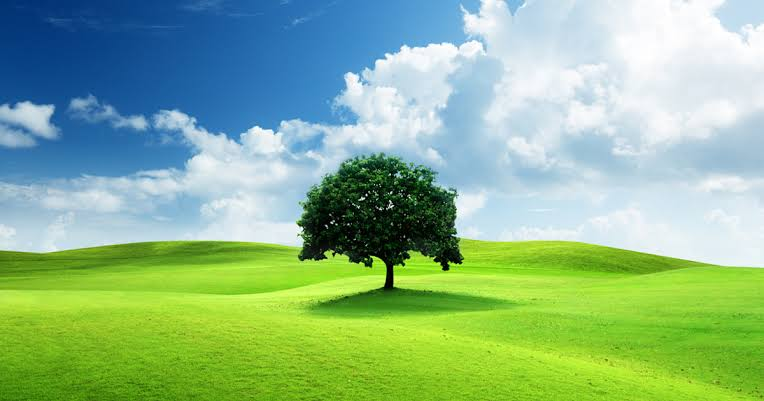
#> input picture Class/image.jpg, 764 x 401 px
$ jupyter execute 15-10-2026.ipynb
#> lines starting #> are read from the running program, lines starting #| are printed output that depends on the picture
[cell 1]
import cv2
import numpy as np
import matplotlib.pyplot as plt
from scipy.ndimage import convolve

[cell 2]
img = cv2.imread("image.jpg",cv2.IMREAD_GRAYSCALE)
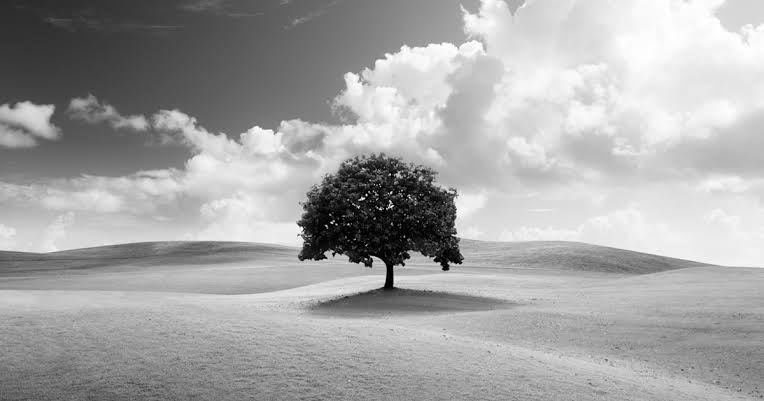
#> img: shape (401, 764); min 0, max 255, mean 165.6

[cell 3]
plt.figure(figsize=(6,4))
plt.imshow(img, cmap='gray')

[cell 4]
sharpen = [[0, -1, 0], [-1, 5, -1], [0, -1, 0]]
kernel = sharpen

[cell 5]
im = np.array(img,dtype=float)
img2 = convolve(im, kernel)
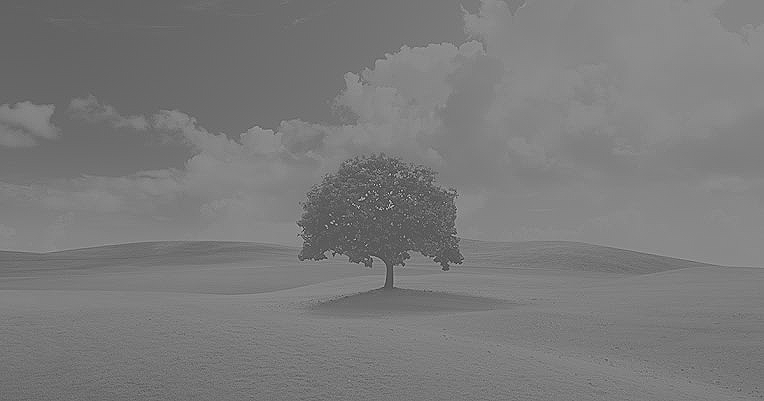
#> img2: shape (401, 764) float64; min -452, max 830, mean 165.6; drawn with min black and max white

[cell 6]
plt.figure(figsize=(10,5))
plt.subplot(1,2,1)
plt.imshow(img,cmap='gray')
plt.subplot(1,2,2)
plt.imshow(img2,cmap='gray')
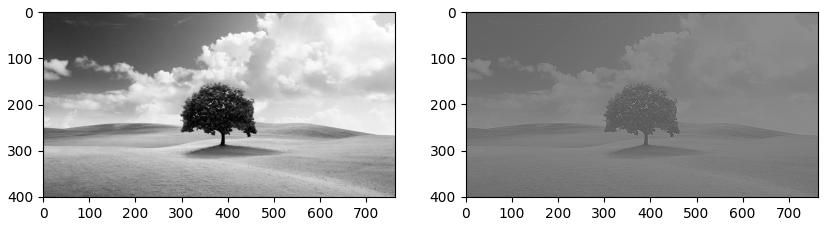
#> figure drawn by matplotlib, 2 panels

[cell 7]
blur = np.ones((5,5))/25
kernel = blur

im = np.array(img,dtype=float)
img3 = convolve(im, kernel)

plt.figure(figsize=(10,5))
plt.subplot(1,2,1)
plt.imshow(img,cmap='gray')
plt.subplot(1,2,2)
plt.imshow(img3,cmap='gray')
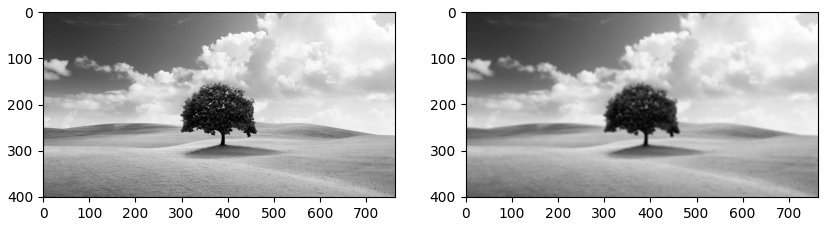
#> figure drawn by matplotlib, 2 panels
